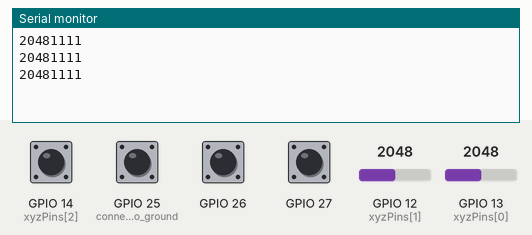
A sketch run on a simulated ESP32. Parts: the last lines printed to the serial monitor. The inputs (shaded band) are chosen by the test bench; at power-on: GPIO 14 (xyzPins[2]), GPIO 25 (connect_button_to_ground), GPIO 26, GPIO 27 HIGH, GPIO 13 (xyzPins[0]) = 2048, GPIO 12 (xyzPins[1]) = 2048.

Above: at 1.3 s.
1.4 s: GPIO 13 (xyzPins[0]) set to 2866
At 1.9 s:
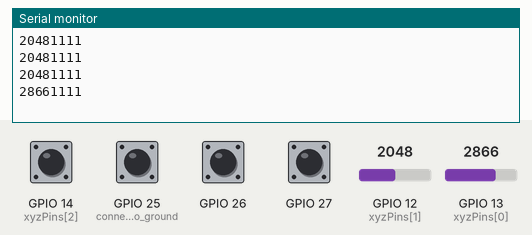
2.9 s: GPIO 14 (xyzPins[2]) pulled LOW for 0.6 s
At 3.4 s:
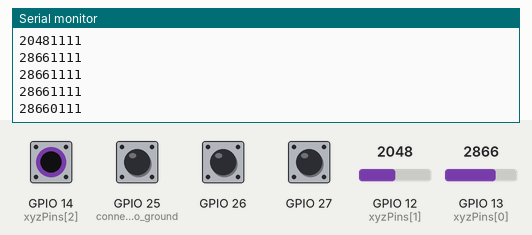
5.0 s: GPIO 25 (connect_button_to_ground) pulled LOW for 0.6 s
At 5.4 s:
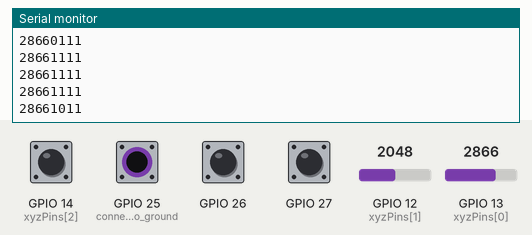
7.1 s: GPIO 26 pulled LOW for 0.6 s
At 7.9 s:
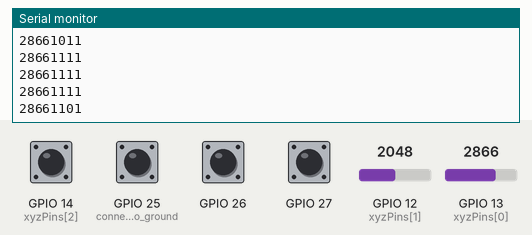
9.2 s: GPIO 27 pulled LOW for 0.6 s
At 9.9 s:
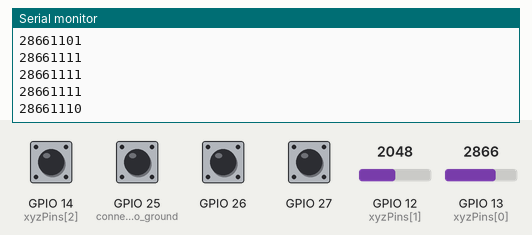
11.3 s: GPIO 13 (xyzPins[0]) set to 3603
At 11.9 s:
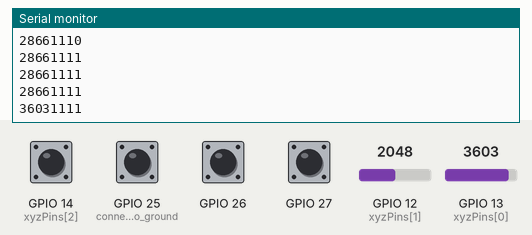
Timing chart, 0 to 13.8 s (numbered marks = the images above; inputs shaded):
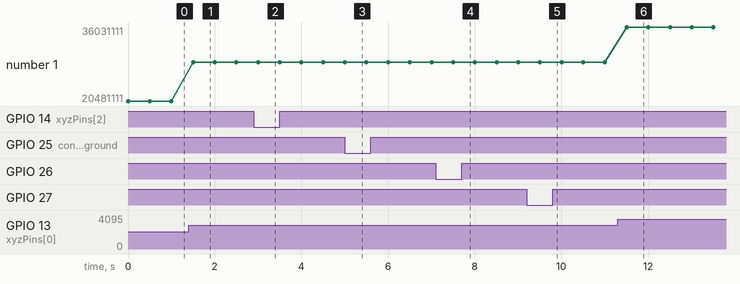

The sketch:

CESProj2.ino
```cpp
/**********************************************************************
  Filename    : Joystick
  Description : Read data from joystick.
  Auther      : www.freenove.com
  Modification: 2020/07/11
**********************************************************************/
int xyzPins[] = {13, 12, 14};   //x,y,z pins
void setup() {
  Serial.begin(9600);
  pinMode(xyzPins[2], INPUT_PULLUP);//z axis is a button.
  pinMode(25, INPUT_PULLUP); //connect button to ground and 32 have button straddle resting val of 1
  pinMode(26, INPUT_PULLUP);
  pinMode(27, INPUT_PULLUP);

}

void loop() {
  int xVal = analogRead(xyzPins[0]);
  int yVal = analogRead(xyzPins[1]);
  int zVal = digitalRead(xyzPins[2]);
  int buttonVal = digitalRead(25);
  int buttonVal2 = digitalRead(26);
  int switchVal = digitalRead(27);
  Serial.print(xVal);
  Serial.print(zVal);
  Serial.print(buttonVal);
  Serial.print(buttonVal2);
  Serial.print(switchVal);
  Serial.print('\n');
  delay(500);
}
```

Measured:
- after the input at 1.4 s, the serial monitor: prints a new line after 0.10 s (image 1)
- after the input at 2.9 s, the serial monitor: prints a new line after 0.10 s (image 2)
- after the input at 5.0 s, the serial monitor: prints a new line at once (image 3)
- after the input at 7.1 s, the serial monitor: prints a new line after 0.41 s (image 4)
- after the input at 9.2 s, the serial monitor: prints a new line after 0.31 s (image 5)
- after the input at 11.3 s, the serial monitor: prints a new line after 0.21 s (image 6)
- plotted number 1: 20481111 → 28661111 after the input at 1.4 s, 28661111 → 36031111 after the input at 11.3 s
